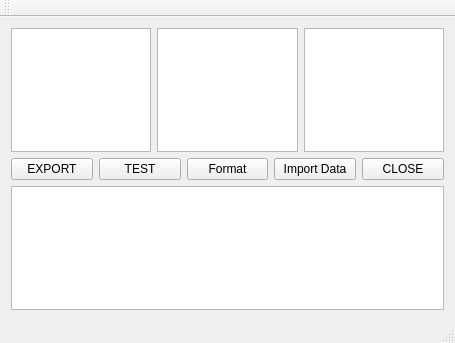
<?xml version="1.0" encoding="UTF-8"?>
<ui version="4.0">
 <class>MainWindow</class>
 <widget class="QMainWindow" name="MainWindow">
  <property name="geometry">
   <rect>
    <x>0</x>
    <y>0</y>
    <width>455</width>
    <height>343</height>
   </rect>
  </property>
  <property name="windowTitle">
   <string>MainWindow</string>
  </property>
  <widget class="QWidget" name="centralWidget">
   <layout class="QGridLayout" name="gridLayout">
    <item row="0" column="0">
     <layout class="QVBoxLayout" name="verticalLayout">
      <item>
       <layout class="QHBoxLayout" name="horizontalLayout">
        <item>
         <widget class="QTableView" name="tableView_3"/>
        </item>
        <item>
         <widget class="QPlainTextEdit" name="plainTextEdit"/>
        </item>
        <item>
         <widget class="QPlainTextEdit" name="plainTextEdit_2"/>
        </item>
       </layout>
      </item>
      <item>
       <layout class="QHBoxLayout" name="horizontalLayout_2">
        <item>
         <widget class="QPushButton" name="EXCELL">
          <property name="text">
           <string>EXPORT</string>
          </property>
         </widget>
        </item>
        <item>
         <widget class="QPushButton" name="TESTT">
          <property name="text">
           <string>TEST</string>
          </property>
         </widget>
        </item>
        <item>
         <widget class="QPushButton" name="Send_data">
          <property name="text">
           <string>Format</string>
          </property>
         </widget>
        </item>
        <item>
         <widget class="QPushButton" name="pushButton_2">
          <property name="text">
           <string>Import Data</string>
          </property>
         </widget>
        </item>
        <item>
         <widget class="QPushButton" name="pushButton">
          <property name="text">
           <string>CLOSE</string>
          </property>
         </widget>
        </item>
       </layout>
      </item>
     </layout>
    </item>
    <item row="1" column="0">
     <widget class="QTableView" name="tableView_unique"/>
    </item>
   </layout>
  </widget>
  <widget class="QMenuBar" name="menuBar">
   <property name="geometry">
    <rect>
     <x>0</x>
     <y>0</y>
     <width>455</width>
     <height>21</height>
    </rect>
   </property>
  </widget>
  <widget class="QToolBar" name="mainToolBar">
   <attribute name="toolBarArea">
    <enum>TopToolBarArea</enum>
   </attribute>
   <attribute name="toolBarBreak">
    <bool>false</bool>
   </attribute>
  </widget>
  <widget class="QStatusBar" name="statusBar"/>
 </widget>
 <layoutdefault spacing="6" margin="11"/>
 <resources/>
 <connections/>
</ui>
